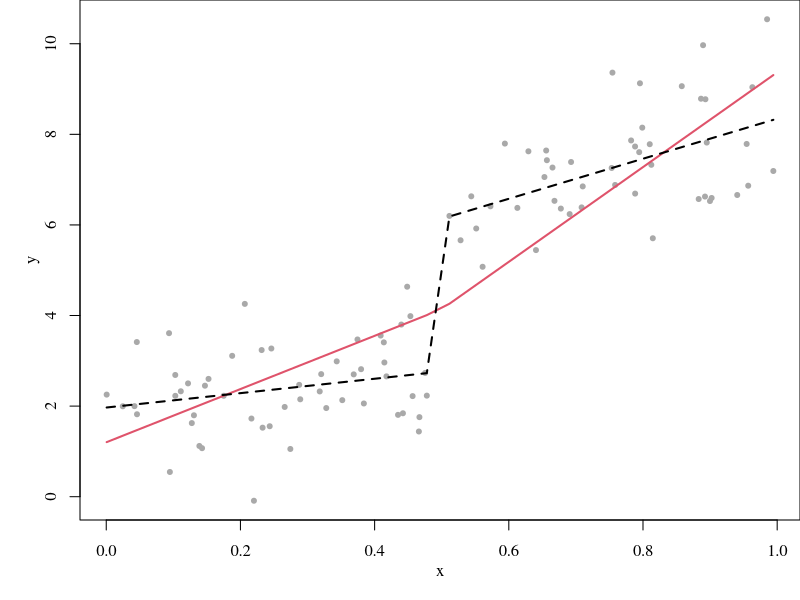
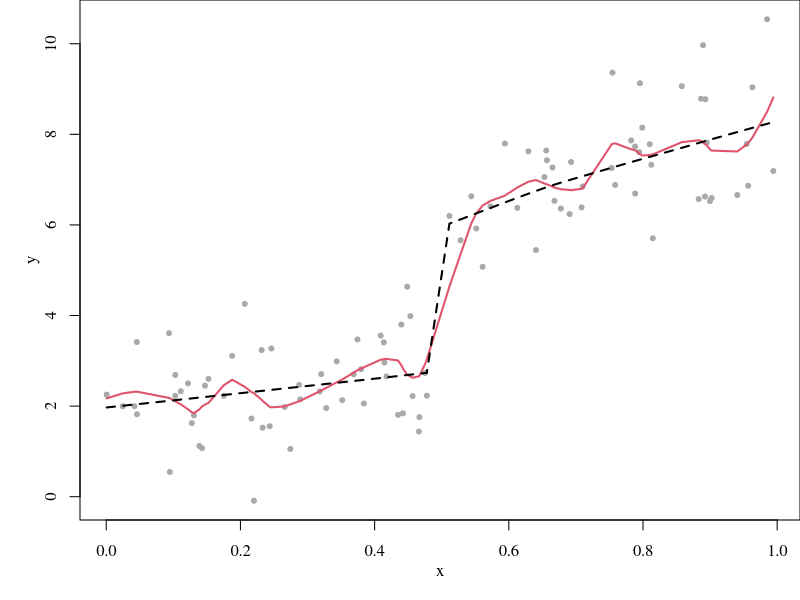
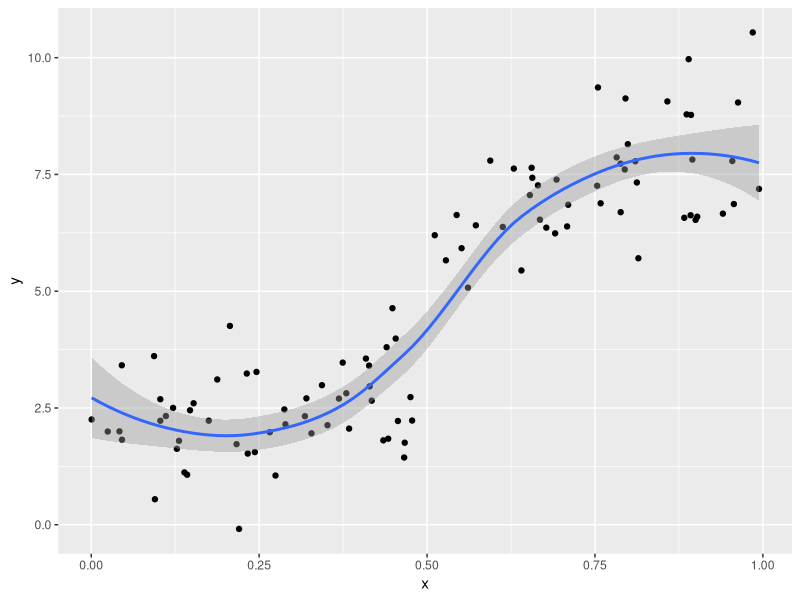
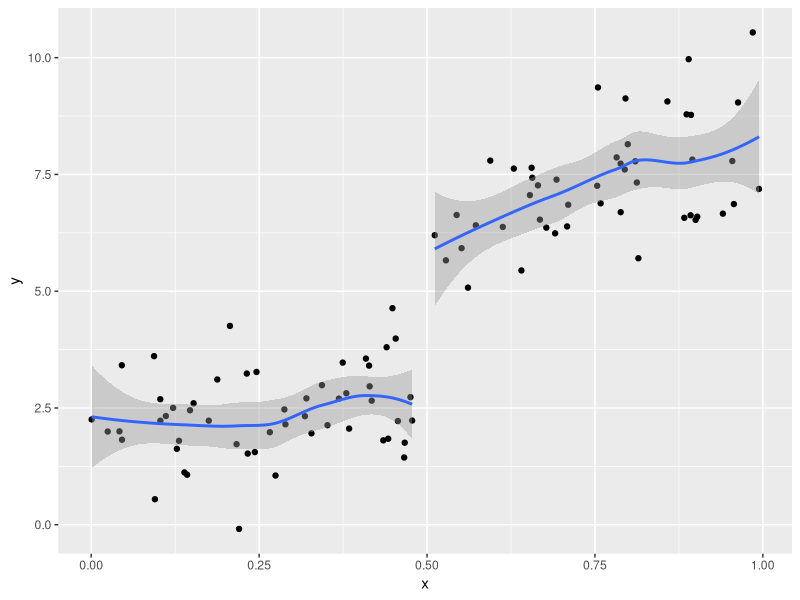

R code for these plots, in order:
## ---- chunk 1
set.seed(123)
# 真实模型
x = sort(runif(100)); y = 2 + 1*x + 4*(x>.5) + 3*(x-.5)*(x>.5) + rnorm(100)
par(mar = c(4, 4, 0, 0), family = 'serif', mgp = c(2, 1, 0))
plot(x, y, pch = 20, col = 'darkgray')
# 斜率不同，截距限制
fit1 = lm(y ~ 1 + x + I((x-.5)*(x>.5)))
lines(x, fitted(fit1), lwd = 2, col = 2)
# 斜率不同，截距也不同
fit2 = lm(y ~ 1 + x + I(x>.5) + I((x-.5)*(x>.5)))
lines(x, fitted(fit2), lwd = 2, lty = 2)
## ---- chunk 2
# 两个嵌套模型做F检验
anova(fit1, fit2)
## ---- chunk 3
fit3 = loess(y ~ x, span = .2)
fit4 = loess(y ~ 1 + x + I(x>.5) + I((x-.5)*(x>.5)), span = 1, degree = 1)
par(mar = c(4, 4, 0, 0), family = 'serif', mgp = c(2, 1, 0))
plot(x, y, pch = 20, col = 'darkgray')
lines(x, fitted(fit3), lwd = 2, col = 2)
lines(x, fitted(fit4), lwd = 2, lty = 2)
anova(fit3, fit4)
## ---- chunk 4
library(ggplot2)
qplot(x, y) + geom_smooth() # 总趋势
qplot(x, y, group = x > .5) + geom_smooth() # 按0.5前后分组
